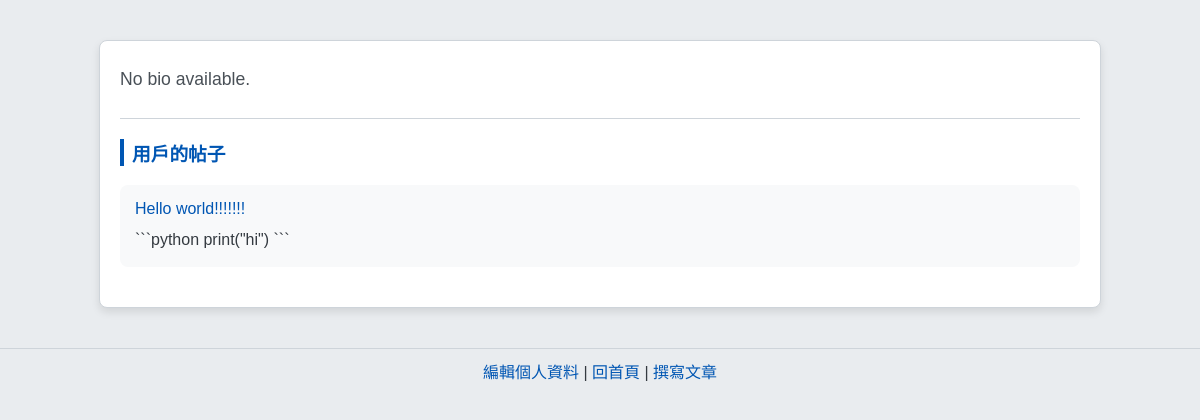
/profilem, run on an earlier commit of the app's database.
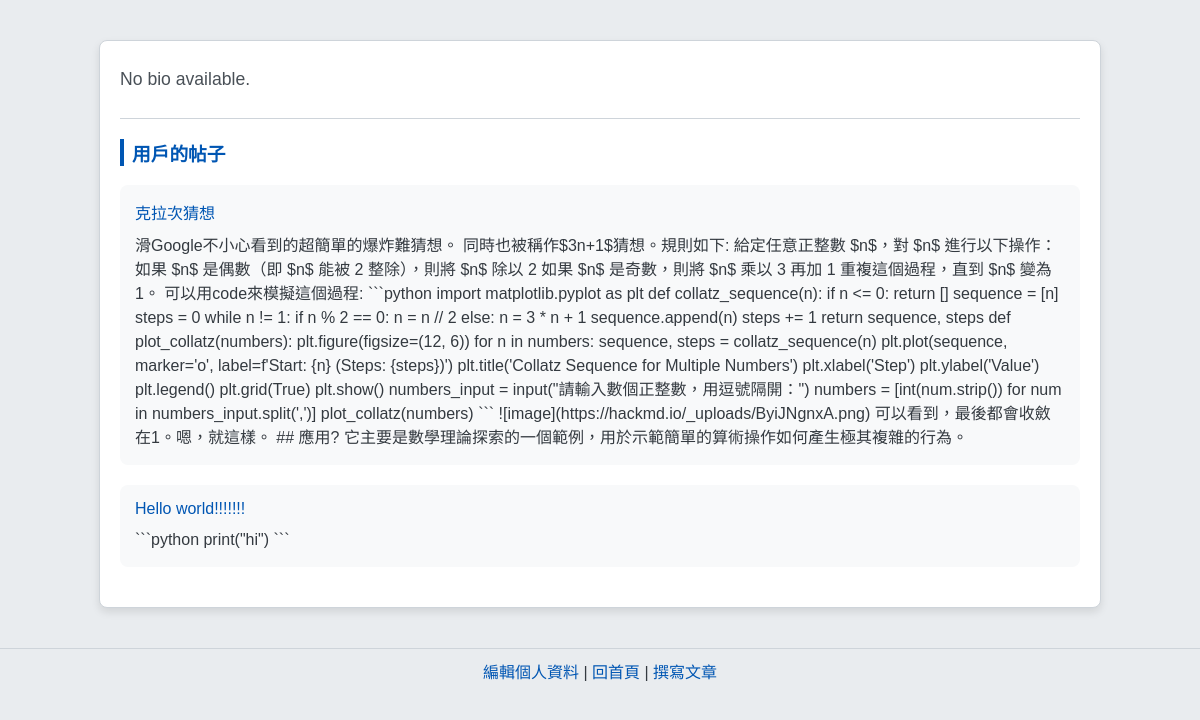
And on a later commit of the database.
### tables this page shows
CREATE TABLE posts (
            id INTEGER PRIMARY KEY AUTOINCREMENT,
            user_id INTEGER,
            title TEXT,
            content TEXT,
            created_at DATETIME DEFAULT CURRENT_TIMESTAMP,
            FOREIGN KEY(user_id) REFERENCES users(id)
        );

### app1.py (the view)
@app.route('/profilem', methods=['GET','POST'])
def profilem():
    user_id = session.get('user_id')
    return profile(user_id)

### app1.py (called while the page is built)
def get_db_connection():
    conn = sqlite3.connect(DATABASE)
    conn.row_factory = sqlite3.Row
    return conn

@app.before_request
def rate_limit():
    ip = request.remote_addr
    now = time.time()
    if ip not in request_count:
        request_count[ip] = []
    request_count[ip] = [timestamp for timestamp in request_count[ip] if now - timestamp < TIME_WINDOW]
    if len(request_count[ip]) >= RATE_LIMIT:
        return jsonify({"message": "請求過於頻繁，請稍後再試。"}), 429
    request_count[ip].append(now)

@app.before_request
def log_request_info():
    executor.submit(log_message, f"IP: {request.remote_addr}, URL: {request.url}")

@app.route('/profile/<int:user_id>')
def profile(user_id):
    conn = get_db_connection()
    post_rows = conn.execute('''
    SELECT p.id, p.title, p.content, p.created_at, u.username
    FROM posts p
    JOIN users u ON p.user_id = u.id
    ORDER BY p.created_at DESC
    ''').fetchall()
    conn.close()
    posts = [dict(post) for post in post_rows]
    db = get_db_connection()
    user_profile = db.execute('SELECT * FROM profiles WHERE user_id = ?', (user_id,)).fetchone()
    db.close()
    if user_profile and user_profile['bio']:
        profile_bio_html = markdown.markdown(user_profile['bio'], extensions=['codehilite', 'fenced_code', 'tables'])
    else:
        profile_bio_html = "No bio available."
    return render_template('profile.html', profile=user_profile, profile_bio_html=profile_bio_html,posts=posts)

### templates/profile.html (shortened to what this page needs)
<!DOCTYPE html>
<html lang="zh-tw">
<head>
</head>
<body>
    <div class="container">
        <div class="profile-header">
            <div class="profile-info">
                <p>{{ profile_bio_html | safe }}</p>
            </div>
        </div>
        <div class="posts">
            <h3>用戶的帖子</h3>
            {% for post in posts %}
            <div class="post-item">
                <h4 class="post-title">{{ post.title }}</h4>
                <p class="post-content">{{ post.content }}</p>
            </div>
            {% else %}
            <p>沒有帖子展示。</p>
            {% endfor %}
        </div>
    </div>
    <footer>
        <a href="{{ url_for('edit_profile', user_id=profile.user_id) }}">編輯個人資料</a> |
        <a href="/index">回首頁</a> |
        <a href="/upload">撰寫文章</a>
    </footer>
</body>
</html>

### templates/profile.html (style rules this page uses)
:root { --primary-color: #0056b3; --secondary-color: #495057; --background-color: #e9ecef; --text-color: #343a40; --container-bg-color: #ffffff; --border-color: #ced4da; --link-hover-color: #00376b; }
body { font-family: 'Noto Sans TC', sans-serif; margin: 0; padding: 0; background-color: var(--background-color); color: var(--text-color); }
.container { max-width: 960px; margin: 40px auto; padding: 20px; background-color: var(--container-bg-color); border: 1px solid var(--border-color); border-radius: 0.5rem; box-shadow: 0 4px 8px rgba(0, 0, 0, 0.1); transition: transform 0.3s ease-in-out; }
.profile-header { display: flex; align-items: center; justify-content: space-between; border-bottom: 1px solid var(--border-color); padding-bottom: 20px; margin-bottom: 20px; }
.profile-info p { margin: 8px 0; color: var(--secondary-color); font-size: 1.1rem; }
.posts h3 { margin-top: 0; color: var(--primary-color); border-left: 4px solid var(--primary-color); padding-left: 8px; }
.post-item { padding: 15px; margin-bottom: 20px; background-color: #f8f9fa; border-radius: 0.5rem; transition: background-color 0.3s ease-in-out; }
.post-title { margin: 0 0 10px; color: var(--primary-color); font-weight: 500; }
.post-content { margin: 0; font-size: 1rem; line-height: 1.5; }
footer { text-align: center; margin-top: 20px; padding: 10px; background-color: var(--background-color); border-top: 1px solid var(--border-color); }
footer a { color: var(--primary-color); text-decoration: none; transition: color 0.2s ease-in-out; }

What changed in the data, as far as the page shows it:
added posts: title "克拉次猜想", content "滑Google不小心看到的超簡單的爆炸難猜想。 同時也被稱作$3n+1$猜想。規則如下: 給定任意正整數 $n$，對 $n$ 進行以下操作： 如果 $n$ 是偶數（即 $n$ 能被 2 整除），則將 $n$ 除以 2 如果 $n$ 是奇數，則將 $n$ 乘以 3 再加 1 重複這個過程，直到 $n$ 變為 1。 可以用code來模擬這個過程: ```python import matplotlib.pyplot as plt def collatz_sequence(n): if n <= 0: return [] sequence = [n] steps = 0 while n != 1: if n % 2 == 0: n = n // 2 else: n = 3 * n + 1 sequence.append(n) steps += 1 return sequence, steps def plot_collatz(numbers): plt.figure(figsize=(12, 6)) for n in numbers: sequence, steps = collatz_sequence(n) plt.plot(sequence, marker='o', label=f'Start: {n} (Steps: {steps})') plt.title('Collatz Sequence for Multiple Numbers') plt.xlabel('Step') plt.ylabel('Value') plt.legend() plt.grid(True)…"
